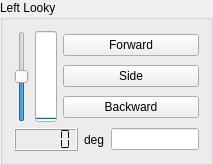
        <widget class="QGroupBox" name="groupBox_11">
         <property name="geometry">
          <rect>
           <x>472</x>
           <y>174</y>
           <width>213</width>
           <height>158</height>
          </rect>
         </property>
         <property name="sizePolicy">
          <sizepolicy hsizetype="Preferred" vsizetype="Preferred">
           <horstretch>1</horstretch>
           <verstretch>1</verstretch>
          </sizepolicy>
         </property>
         <property name="focusPolicy">
          <enum>Qt::NoFocus</enum>
         </property>
         <property name="title">
          <string>Left Looky</string>
         </property>
         <layout class="QVBoxLayout" name="verticalLayout_24">
          <item>
           <layout class="QHBoxLayout" name="horizontalLayout_22">
            <item>
             <widget class="QSlider" name="slider_LeftLooky">
              <property name="focusPolicy">
               <enum>Qt::NoFocus</enum>
              </property>
              <property name="minimum">
               <number>0</number>
              </property>
              <property name="maximum">
               <number>320</number>
              </property>
              <property name="value">
               <number>160</number>
              </property>
              <property name="orientation">
               <enum>Qt::Vertical</enum>
              </property>
             </widget>
            </item>
            <item>
             <widget class="QProgressBar" name="progressBar_LeftLooky">
              <property name="focusPolicy">
               <enum>Qt::NoFocus</enum>
              </property>
              <property name="layoutDirection">
               <enum>Qt::LeftToRight</enum>
              </property>
              <property name="maximum">
               <number>1024</number>
              </property>
              <property name="value">
               <number>0</number>
              </property>
              <property name="textVisible">
               <bool>true</bool>
              </property>
              <property name="orientation">
               <enum>Qt::Vertical</enum>
              </property>
              <property name="textDirection">
               <enum>QProgressBar::TopToBottom</enum>
              </property>
             </widget>
            </item>
            <item>
             <layout class="QVBoxLayout" name="verticalLayout_38">
              <item>
               <widget class="QPushButton" name="pushButton_LeftLooky_Forward">
                <property name="focusPolicy">
                 <enum>Qt::NoFocus</enum>
                </property>
                <property name="text">
                 <string>Forward</string>
                </property>
               </widget>
              </item>
              <item>
               <widget class="QPushButton" name="pushButton_LeftLooky_Side">
                <property name="text">
                 <string>Side</string>
                </property>
               </widget>
              </item>
              <item>
               <widget class="QPushButton" name="pushButton_LeftLooky_Backward">
                <property name="focusPolicy">
                 <enum>Qt::NoFocus</enum>
                </property>
                <property name="text">
                 <string>Backward</string>
                </property>
               </widget>
              </item>
             </layout>
            </item>
           </layout>
          </item>
          <item>
           <layout class="QHBoxLayout" name="horizontalLayout_14">
            <item>
             <widget class="QLCDNumber" name="lcdNumber_LeftLooky">
              <property name="focusPolicy">
               <enum>Qt::NoFocus</enum>
              </property>
              <property name="smallDecimalPoint">
               <bool>false</bool>
              </property>
              <property name="segmentStyle">
               <enum>QLCDNumber::Flat</enum>
              </property>
              <property name="value" stdset="0">
               <double>0.000000000000000</double>
              </property>
             </widget>
            </item>
            <item>
             <widget class="QLabel" name="label_22">
              <property name="focusPolicy">
               <enum>Qt::NoFocus</enum>
              </property>
              <property name="text">
               <string>deg</string>
              </property>
             </widget>
            </item>
            <item>
             <widget class="IntEdit" name="lineEdit_LeftLooky"/>
            </item>
           </layout>
          </item>
         </layout>
        </widget>
